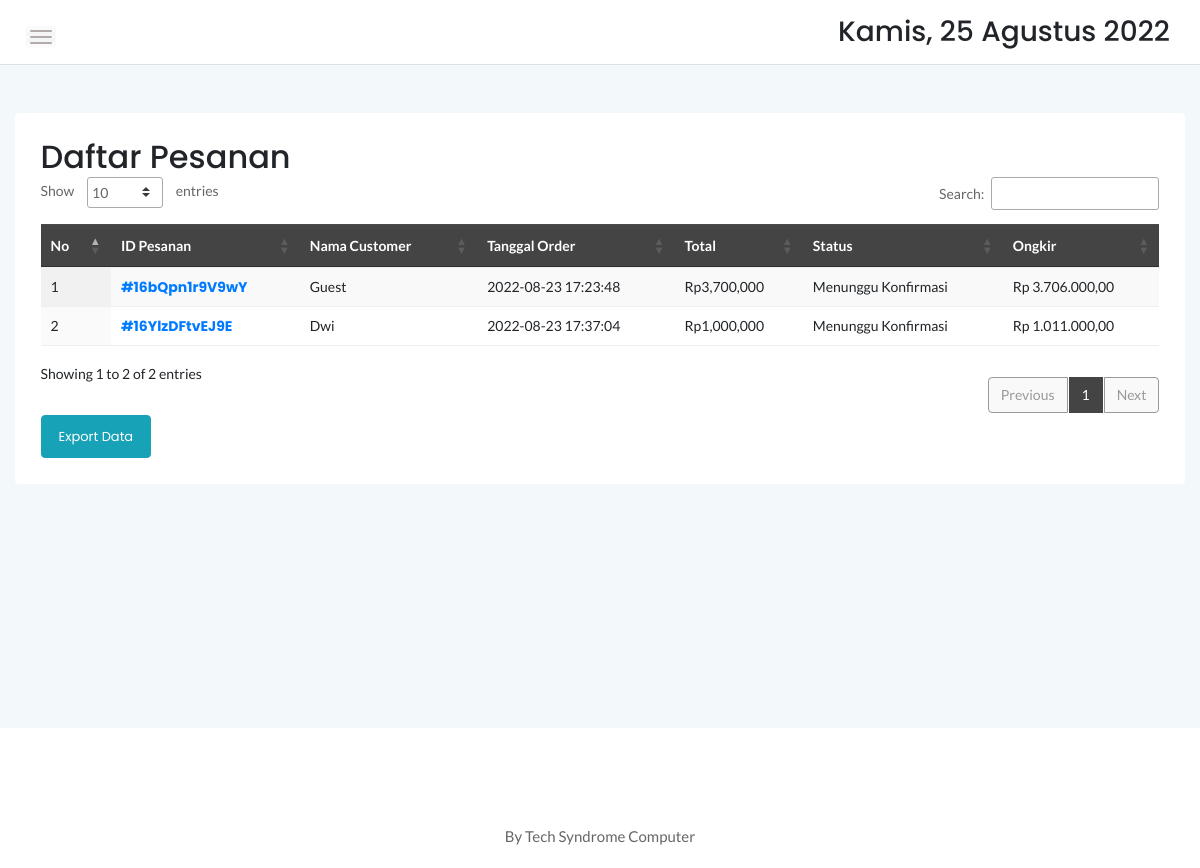
Screenshot of /admin/manageorder.php (signed in) with the database file from the repository.
### tables this page shows
CREATE TABLE `cart` (
  `idcart` int(11) NOT NULL,
  `orderid` varchar(100) NOT NULL,
  `userid` int(11) NOT NULL,
  `tglorder` timestamp NOT NULL DEFAULT current_timestamp(),
  `status` varchar(10) NOT NULL DEFAULT 'Cart',
  `ongkir` varchar(100) DEFAULT NULL
);

### admin/manageorder.php (the view, shortened to what this page needs)
<?php
include '../dbconnect.php';
?>
<!doctype html>
<html class="no-js" lang="en">
<head>
    <link rel="stylesheet" href="assets/css/bootstrap.min.css">
    <link rel="stylesheet" href="assets/css/font-awesome.min.css">
    <link rel="stylesheet" href="assets/css/themify-icons.css">
    <link rel="stylesheet" href="assets/css/metisMenu.css">
    <link rel="stylesheet" href="assets/css/owl.carousel.min.css">
    <link rel="stylesheet" href="assets/css/slicknav.min.css">
    <link rel="stylesheet" href="https://www.amcharts.com/lib/3/plugins/export/export.css" type="text/css" media="all" />
    <link rel="stylesheet" type="text/css" href="https://cdn.datatables.net/1.10.20/css/jquery.dataTables.min.css">
    <link rel="stylesheet" type="text/css" href="https://cdn.datatables.net/1.10.20/css/jquery.dataTables.css">
    <link rel="stylesheet" type="text/css" href="https://cdn.datatables.net/1.10.20/css/dataTables.bootstrap4.min.css">
    <link rel="stylesheet" type="text/css" href="https://cdn.datatables.net/responsive/2.2.3/css/responsive.bootstrap.min.css">
    <link rel="stylesheet" type="text/css" href="https://cdn.datatables.net/responsive/2.2.3/css/responsive.jqueryui.min.css">
    <link rel="stylesheet" type="text/css" href="https://cdn.datatables.net/buttons/1.5.2/css/buttons.dataTables.min.css">
    <link rel="stylesheet" href="assets/css/typography.css">
    <link rel="stylesheet" href="assets/css/default-css.css">
    <link rel="stylesheet" href="assets/css/styles.css">
    <link rel="stylesheet" href="assets/css/responsive.css">
</head>
<body>
    <div class="page-container">
        <div class="main-content">
            <div class="header-area">
                <div class="row align-items-center">
                    <div class="col-md-6 col-sm-8 clearfix">
                        <div class="nav-btn pull-left">
                            <span></span>
                            <span></span>
                            <span></span>
                        </div>
                    </div>
                    <div class="col-md-6 col-sm-4 clearfix">
                        <ul class="notification-area pull-right">
                            <li>
                                <h3>
                                    <div class="date">
                                    </div>
                                </h3>
                            </li>
                        </ul>
                    </div>
                </div>
            </div>
            <div class="main-content-inner">
                <div class="row mt-5 mb-5">
                    <div class="col-12">
                        <div class="card">
                            <div class="card-body">
                                <div class="d-sm-flex justify-content-between align-items-center">
                                    <h2>Daftar Pesanan</h2>
                                </div>
                                <div class="data-tables datatable-dark">
                                    <table id="dataTable3" class="display" style="width:100%">
                                        <thead class="thead-dark">
                                            <tr>
                                                <th>No</th>
                                                <th>ID Pesanan</th>
                                                <th>Nama Customer</th>
                                                <th>Tanggal Order</th>
                                                <th>Total</th>
                                                <th>Status</th>
                                                <th>Ongkir</th>
                                            </tr>
                                        </thead>
                                        <tbody>
                                            <?php
                                            $brgs = mysqli_query($conn, "SELECT * from cart c, login l where c.userid=l.userid and status!='Cart' and status!='Selesai' order by idcart ASC");
                                            $no = 1;
                                            while ($p = mysqli_fetch_array($brgs)) {
                                                $orderids = $p['orderid'];
                                            ?>
                                                <tr>
                                                    <td><?php echo $no++ ?></td>
                                                    <td><strong><a href="order.php?orderid=<?php echo $p['orderid'] ?>">#<?php echo $p['orderid'] ?></a></strong></td>
                                                    <td><?php echo $p['namalengkap'] ?></td>
                                                    <td><?php echo $p['tglorder'] ?></td>
                                                    <td>Rp<?php
                                                            $result1 = mysqli_query($conn, "SELECT SUM(d.qty*p.hargaafter) AS count FROM detailorder d, produk p where orderid='$orderids' and p.idproduk=d.idproduk order by d.idproduk ASC");
                                                            $cekrow = mysqli_num_rows($result1);
                                                            $row1 = mysqli_fetch_assoc($result1);
                                                            $count = $row1['count'];
                                                            if ($cekrow > 0) {
                                                                echo number_format($count);
                                                            } else {
                                                                echo 'No data';
                                                            } ?></td>
                                                    <td><?php
                                                        $orders = $p['orderid'];
                                                        $cekkonfirmasipembayaran = mysqli_query($conn, "select * from konfirmasi where orderid='$orders'");
                                                        $cekroww = mysqli_num_rows($cekkonfirmasipembayaran);
                                                        if ($cekroww > 0) {
                                                            echo 'Confirmed';
                                                        } else {
                                                            if ($p['status'] != 'Pengiriman') {
                                                                echo "Menunggu Konfirmasi";
                                                            } else {
                                                                echo "Pengiriman";
                                                            };
                                                        }
                                                        ?></td>
                                                    <td><?php echo $p['ongkir'] ?></td>
                                                </tr>
                                            <?php
                                            }
                                            ?>
                                        </tbody>
                                    </table>
                                </div>
                                <a href="export.php" target="_blank" class="btn btn-info">Export Data</a>
                            </div>
                        </div>
                    </div>
                </div>
            </div>
        </div>
    </div>
    <footer>
        <div class="footer-area">
            <p>By Tech Syndrome Computer</p>
        </div>
    </footer>
</body>
</html>

### rows the page displays
cart: orderid "16bQpn1r9V9wY", userid.namalengkap "Guest", tglorder "2022-08-23 17:23:48", count "3,700,000", status "Menunggu Konfirmasi", ongkir "Rp 3.706.000,00"
cart: orderid "16YlzDFtvEJ9E", userid.namalengkap "Dwi", tglorder "2022-08-23 17:37:04", count "1,000,000", status "Menunggu Konfirmasi", ongkir "Rp 1.011.000,00"
